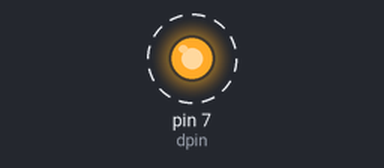
This sketch was run on a simulated Arduino Uno, built with avr-gcc and run on an emulated ATmega328P. On the bench: output pins drawn as LEDs (lit = HIGH). Dashed ring = blinking.

Above: at 1.0 s.
Timing chart, 0 to 5.8 s (numbered marks = the images above):
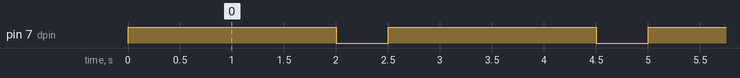

Measured:
- by itself, pin 7 (dpin): alternates HIGH for 2.0 s and LOW for 0.50 s

The sketch:

Ein_LED_2.ino
```cpp
#define dpin 7

void setup() {
    pinMode(dpin, OUTPUT);
}

void blink(int on, int off) {
  digitalWrite(dpin, HIGH);
  delay(on);

  digitalWrite(dpin, LOW);
  delay(off);
}

void loop() {
    blink(2000, 500);
}
```
